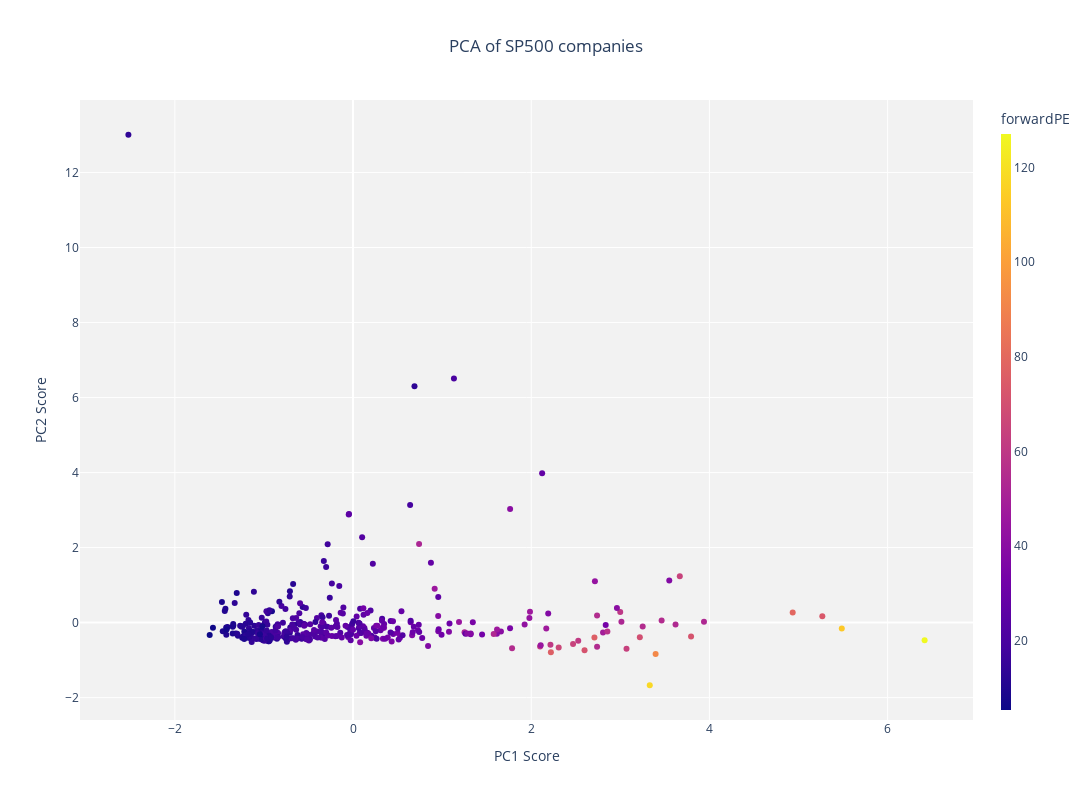

The code cell stored with this chart in its notebook:
### Code cell
# pca = pca_on_fundamentals(fundamentals)
plot_pca(funs)

### Figure 1 — Plotly figure (JSON) as saved in the notebook; plotly's stock layout.template omitted (floating-point values rounded to 4 significant figures; data arrays with more than 128 entries replaced by an {"elided": "..."} marker saying what was removed)
{"data": [{"marker": {"color": {"elided": "360 float values"}, "colorbar": {"thickness": 10, "title": {"text": "forwardPE"}}}, "mode": "markers", "text": {"elided": "360 str values"}, "type": "scatter", "x": {"elided": "360 float values"}, "y": {"elided": "360 float values"}}], "layout": {"height": 800, "plot_bgcolor": "rgba(1,1,1,0.05)", "title": {"text": "PCA of SP500 companies", "x": 0.5, "xanchor": "center", "y": 0.95, "yanchor": "top"}, "width": 1280, "xaxis": {"title": {"text": "PC1 Score"}}, "yaxis": {"title": {"text": "PC2 Score"}}}}
